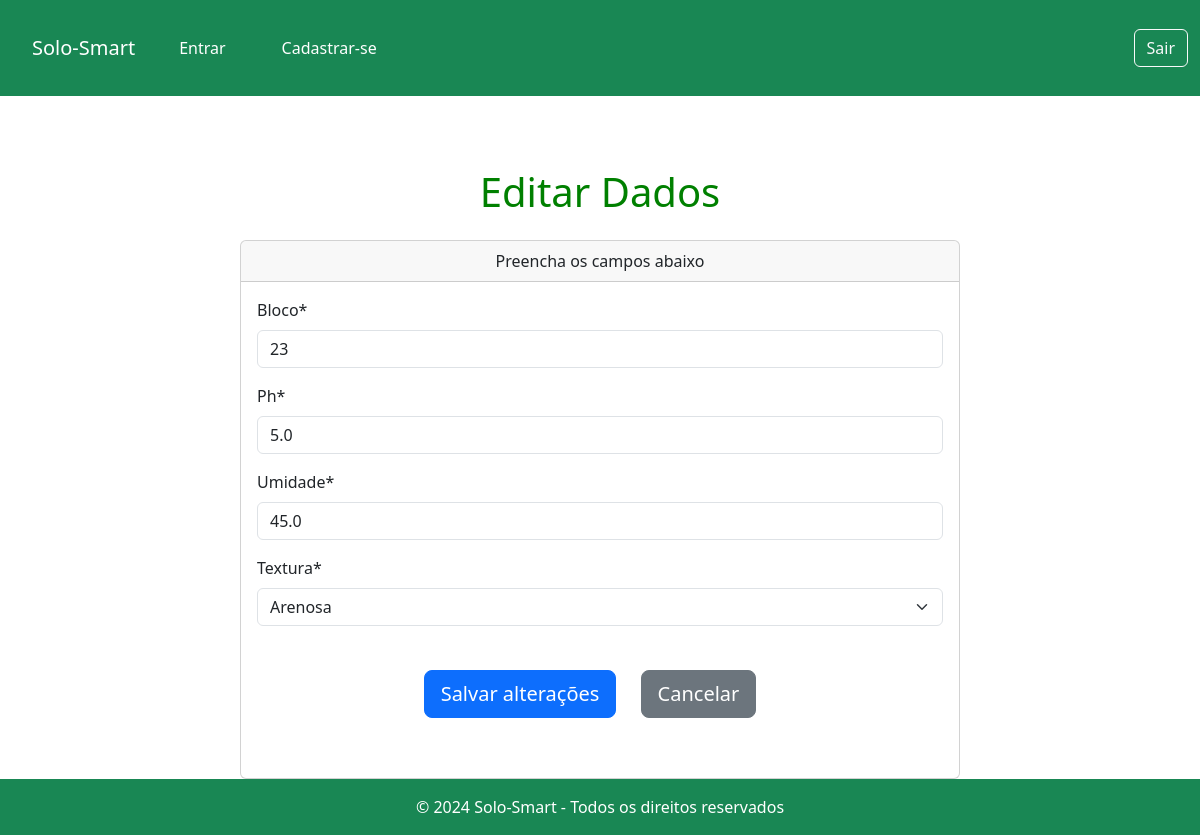
The page /editar_dados/35/ on the database its author committed.
### app_fazenda/models.py (models this page shows)
class Dados(models.Model):
    id = models.AutoField(primary_key=True)
    bloco = models.IntegerField()
    cultivo = models.TextField(max_length=255)
    ph = models.FloatField()
    umidade = models.FloatField()
    textura = models.TextField(max_length=255)
    data = models.DateField(auto_now_add=True)
    usuario = models.ForeignKey(get_user_model(), on_delete=models.CASCADE)

### app_fazenda/views.py (the view)
# urls.py: path('editar_dados/<int:pk>/', views.DadosUpdateView.as_view(), name='editar_dados'),
class DadosUpdateView(UpdateView):
    model = Dados
    form_class = UpdateDadosForm
    template_name = 'dados/editar.html'
    success_url = reverse_lazy('listagem_dados')

### app_fazenda/form.py
class UpdateDadosForm(forms.ModelForm):
    class Meta:
        model = Dados
        fields = ['bloco', 'ph', 'umidade', 'textura']
        widgets = {
            'bloco': forms.NumberInput(attrs={'class': 'form-control'}),
            'ph': forms.NumberInput(attrs={'class': 'form-control'}),
            'umidade': forms.NumberInput(attrs={'class': 'form-control'}),
            'textura': forms.Select(attrs={'class': 'form-select'}, choices=[
                (None, 'Escolha uma opção'),
                ('Arenosa', 'Arenosa'),
                ('Argilosa', 'Argilosa'),
                ('Siltosa', 'Siltosa')
            ])
        }

### app_fazenda/templates/dados/editar.html (shortened to what this page needs)
{% extends 'base.html' %}
{% load crispy_forms_tags %}
{% block content %}
<div class="container mt-5">
    <h1 class="text-center mb-4">Editar Dados</h1>
    <div class="row justify-content-center">
        <div class="col-md-8">
            <div class="card">
                <div class="card-header text-center">
                    Preencha os campos abaixo
                </div>
                <div class="card-body">
                    <form method="POST">
                        {{ form|crispy }}
                        <div class="text-center mt-4">
                            <button type="submit" class="btn btn-primary btn-lg">Salvar alterações</button>
                            <a href="{% url 'listagem_dados' %}" class="btn btn-secondary btn-lg">Cancelar</a>
                        </div>
                    </form>
                </div>
            </div>
        </div>
    </div>
</div>
{% endblock %}

### static/css/styles.css (style rules this page uses)
* { padding: 0; margin: 0; }
body, html { height: 100%; margin: 0; display: flex; flex-direction: column; }
a { text-decoration: none; margin: 20px; color: white; font-size: 18px; }
h1 { text-align: center; color: green; margin: 20px; }

### rows shown on the page
Dados: bloco "23", ph "5.0", umidade "45.0", textura "Arenosa"
